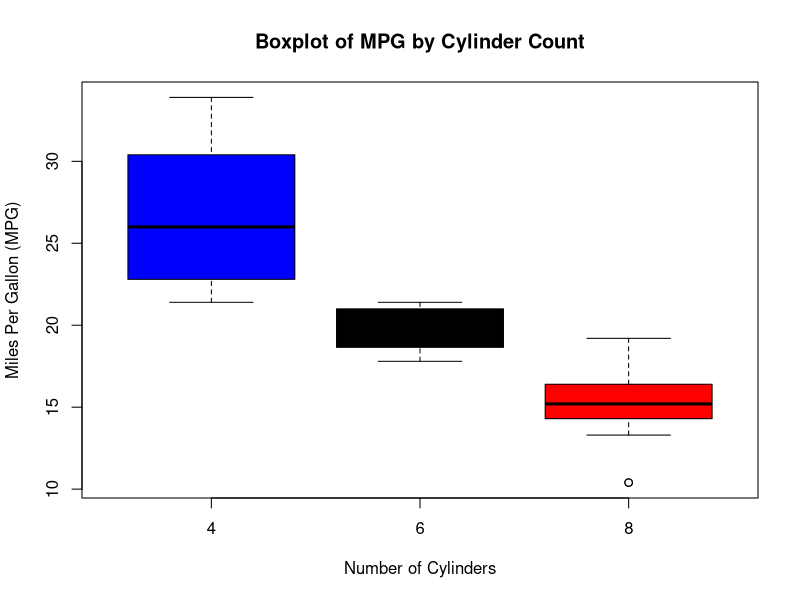

This chart was generated by the following R code:
# data analysis script

# load dataset from the base R
data("mtcars")

# view the structure of the dataset
str(mtcars)

# summary statistics of the dataset
summary(mtcars)

#anova to see if there is a significant difference in mpg based on the number of cylinders
anova_result <- lm(mpg ~ as.factor(cyl), data = mtcars)
summary(anova_result)

#plot the boxplot for mpg and cyl
boxplot(mtcars$mpg ~ mtcars$cyl,
        main = "Boxplot of MPG by Cylinder Count",
        xlab = "Number of Cylinders",
        ylab = "Miles Per Gallon (MPG)",
        col = c("blue", "black", "red"))
